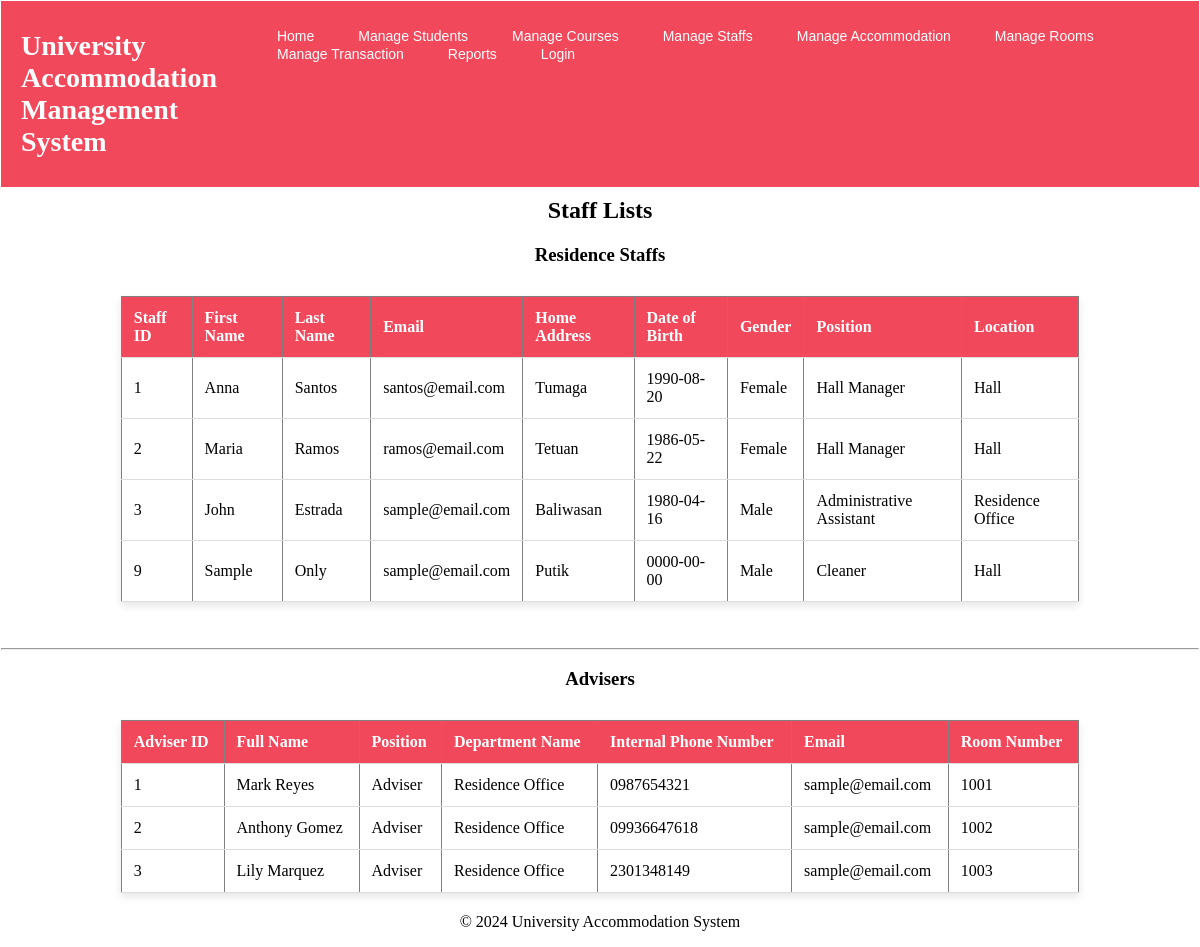
The page /pages/list_staffs.php on the database its author committed.
### tables this page shows
CREATE TABLE `residence_staff` (
  `staff_id` int(11) NOT NULL,
  `first_name` varchar(50) DEFAULT NULL,
  `last_name` varchar(50) DEFAULT NULL,
  `email` varchar(100) DEFAULT NULL,
  `home_address` text DEFAULT NULL,
  `date_of_birth` date DEFAULT NULL,
  `gender` enum('Male','Female','Other') DEFAULT NULL,
  `position` varchar(50) DEFAULT NULL,
  `location` varchar(50) DEFAULT NULL
);

CREATE TABLE `advisers` (
  `adviser_id` int(11) NOT NULL,
  `full_name` varchar(100) DEFAULT NULL,
  `position` varchar(50) DEFAULT NULL,
  `department_name` varchar(100) DEFAULT NULL,
  `internal_phone_no` varchar(15) DEFAULT NULL,
  `email` varchar(100) DEFAULT NULL,
  `room_number` varchar(10) DEFAULT NULL
);

### pages/list_staffs.php (the view, shortened to what this page needs)
<?php
include '../includes/db_connect.php';
include '../includes/header.php';
?>
<!DOCTYPE html>
<html lang="en">
<head>
    <link rel="stylesheet" href="assets/styles.css">
</head>
<body>
<h2>Staff Lists</h2>
<h3>Residence Staffs</h3>
<table border="1">
    <tr>
        <th>Staff ID</th>
        <th>First Name</th>
        <th>Last Name</th>
        <th>Email</th>
        <th>Home Address</th>
        <th>Date of Birth</th>
        <th>Gender</th>
        <th>Position</th>
        <th>Location</th>
    </tr>
    <?php
    $sql = "SELECT * FROM residence_staff";
    $result = $conn->query($sql);
    if ($result->num_rows > 0) {
        while ($row = $result->fetch_assoc()){
            echo "
                <tr>
                    <td>" . $row['staff_id'] . "</td>
                    <td>" . $row['first_name'] . "</td>
                    <td>" . $row['last_name'] . "</td>
                    <td>" . $row['email'] . "</td>
                    <td>" . $row['home_address'] . "</td>
                    <td>" . $row['date_of_birth'] . "</td>
                    <td>" . $row['gender'] . "</td>
                    <td>" . $row['position'] . "</td>
                    <td>" . $row['location'] . "</td>
                </tr>
            ";
        }
    } else {
        echo "<tr><td colspan='9'>No flats found</td></tr>";
    }
    ?>
</table>
<br><hr>
<h3>Advisers</h3>
<table border="1">
    <tr>
        <th>Adviser ID</th>
        <th>Full Name</th>
        <th>Position</th>
        <th>Department Name</th>
        <th>Internal Phone Number</th>
        <th>Email</th>
        <th>Room Number</th>
    </tr>
    <?php
    $sql = "SELECT * FROM advisers";
    $result = $conn->query($sql);
    if ($result->num_rows > 0) {
        while ($row = $result->fetch_assoc()){
            echo "
                <tr>
                    <td>" . $row['adviser_id'] . "</td>
                    <td>" . $row['full_name'] . "</td>
                    <td>" . $row['position'] . "</td>
                    <td>" . $row['department_name'] . "</td>
                    <td>" . $row['internal_phone_no'] . "</td>
                    <td>" . $row['email'] . "</td>
                    <td>" . $row['room_number'] . "</td>
                </tr>
            ";
        }
    } else {
        echo "<tr><td colspan='8'>No advisers found</td></tr>";
    }
    ?>
</table>
<?php include '../includes/footer.php'; ?>
</body>
</html>

### assets/styles.css (style rules this page uses)
body { margin: 1px; }
h3, h2, h4 { margin: 0; padding: 10px 20px; color: white; font-weight: bold; text-align: center; color: black; }
table { width: 80%; margin: 20px auto; border-collapse: collapse; background-color: white; box-shadow: 0 4px 8px rgba(0, 0, 0, 0.1); }
th, td { padding: 12px; text-align: left; border-bottom: 1px solid #ddd; }
th { background-color: #f1485b; color: white; }

### rows shown on the page
residence_staff: staff_id "1", first_name "Anna", last_name "Santos", email "santos@email.com", home_address "Tumaga", date_of_birth "1990-08-20", gender "Female", position "Hall Manager", location "Hall"
residence_staff: staff_id "2", first_name "Maria", last_name "Ramos", email "ramos@email.com", home_address "Tetuan", date_of_birth "1986-05-22", gender "Female", position "Hall Manager", location "Hall"
residence_staff: staff_id "3", first_name "John", last_name "Estrada", email "sample@email.com", home_address "Baliwasan", date_of_birth "1980-04-16", gender "Male", position "Administrative Assistant", location "Residence Office"
residence_staff: staff_id "9", first_name "Sample", last_name "Only", email "sample@email.com", home_address "Putik", date_of_birth "0000-00-00", gender "Male", position "Cleaner", location "Hall"
advisers: adviser_id "1", full_name "Mark Reyes", position "Adviser", department_name "Residence Office", internal_phone_no "0987654321", email "sample@email.com", room_number "1001"
advisers: adviser_id "2", full_name "Anthony Gomez", position "Adviser", department_name "Residence Office", internal_phone_no "09936647618", email "sample@email.com", room_number "1002"
advisers: adviser_id "3", full_name "Lily Marquez", position "Adviser", department_name "Residence Office", internal_phone_no "2301348149", email "sample@email.com", room_number "1003"
